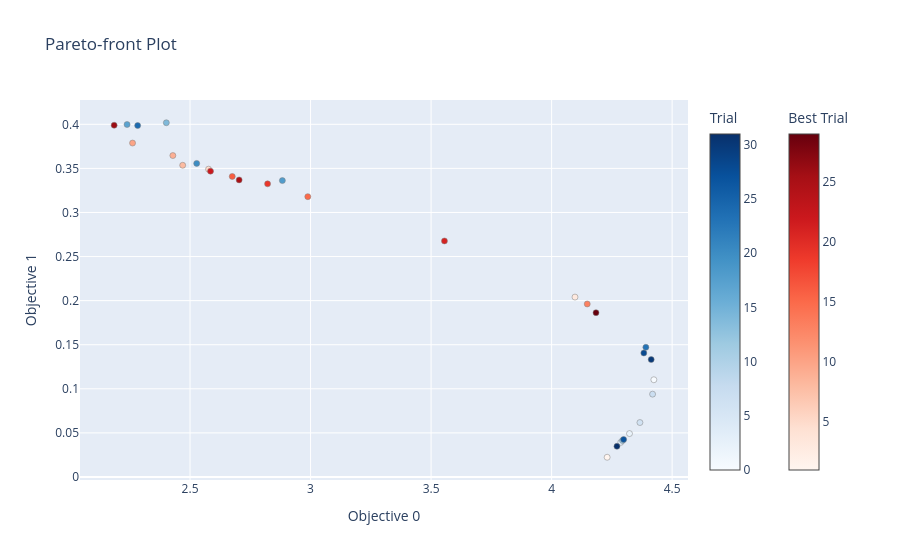

Source (notebook cell):
### Code cell
STUDY_NAME = "nba-defensive-optimization-v6-final"
STORAGE_NAME = f"sqlite:///{STUDY_NAME}.db"

print("Starting optimization study...")

study = optuna.create_study(
    study_name=STUDY_NAME,
    storage=STORAGE_NAME,
    directions=["minimize", "minimize"],
    load_if_exists=True # Set to False for the first run!
)

# Run 100 trials (adjust this number based on how much time you have)
study.optimize(lambda trial: objective(trial, df), n_trials=20)

print("\nOptimization Finished!")
print(f"Total trials recorded: {len(study.trials)}")

# Print the best trade-offs (Pareto Front)
print("\nPareto Front (Best Trials):")
for trial in study.best_trials:
    print(f"  Trial {trial.number}:")
    print(f"  Losses (Pressure, Smoothness): {trial.values}")
    
# Try to visualize the Pareto front
try:
    import optuna.visualization as vis
    fig = vis.plot_pareto_front(study)
    fig.show()
    
except ImportError:
    print("Skipping visualization. (Install plotly/kaleido to view the Pareto front graph).")

### Figure 1 — Plotly figure (JSON) as saved in the notebook; plotly's stock layout.template omitted (floating-point values rounded to 4 significant figures)
{"data": [{"hovertemplate": "%{text}<extra>Trial</extra>", "marker": {"color": [0, 2, 4, 6, 7, 12, 14, 17, 18, 20, 23, 24, 27, 28, 30, 31], "colorbar": {"title": {"text": "Trial"}}, "colorscale": [[0, "rgb(247,251,255)"], [0.125, "rgb(222,235,247)"], [0.25, "rgb(198,219,239)"], [0.375, "rgb(158,202,225)"], [0.5, "rgb(107,174,214)"], [0.625, "rgb(66,146,198)"], [0.75, "rgb(33,113,181)"], [0.875, "rgb(8,81,156)"], [1, "rgb(8,48,107)"]], "line": {"color": "Grey", "width": 0.5}}, "mode": "markers", "showlegend": false, "text": ["{<br>  \"number\": 0,<br>  \"values\": [<br>    4.424152374267578,<br>    0.11026415973901749<br>  ],<br>  \"params\": {<br>    \"max_acceleration\": 56.28571738690875,<br>    \"velocity_cap\": 19.25959447259889,<br>    \"learning_rate\": 0.03235856519590998,<br>    \"jko_num_steps\": 26,<br>    \"cushion_dist\": 3.2307315338238003,<br>    \"attraction_weight\": 8.392890065212251,<br>    \"field_weight\": -28.609747141566878,<br>    \"basket_gravity_weight\": 16.43165533815148,<br>    \"global_ball_weight\": 0.08497475140689402,<br>    \"sigma_long\": 9.580676110999388,<br>    \"sigma_wide\": 4.533550689136362,<br>    \"lane_blocking_weight\": 33.26813319387356,<br>    \"occupancy_weight\": 22.931117559590284,<br>    \"cohesion_weight\": 0.8127910713451175,<br>    \"formation_radius\": 12.078569347545066<br>  }<br>}", "{<br>  \"number\": 2,<br>  \"values\": [<br>    4.323099613189697,<br>    0.04922013357281685<br>  ],<br>  \"params\": {<br>    \"max_acceleration\": 61.94988819032194,<br>    \"velocity_cap\": 16.416194571941965,<br>    \"learning_rate\": 0.02404502210356302,<br>    \"jko_num_steps\": 44,<br>    \"cushion_dist\": 2.7204613218453533,<br>    \"attraction_weight\": 14.061498751131268,<br>    \"field_weight\": -31.762508541093432,<br>    \"basket_gravity_weight\": 18.97398674589572,<br>    \"global_ball_weight\": 0.031120355606230915,<br>    \"sigma_long\": 4.727980218053345,<br>    \"sigma_wide\": 2.528711183457021,<br>    \"lane_blocking_weight\": 31.27165067110674,<br>    \"occupancy_weight\": 26.64100669680386,<br>    \"cohesion_weight\": 1.4682028394763724,<br>    \"formation_radius\": 18.410745684662366<br>  }<br>}", "{<br>  \"number\": 4,<br>  \"values\": [<br>    4.286705017089844,<br>    0.03920469433069229<br>  ],<br>  \"params\": {<br>    \"max_acceleration\": 56.45207346316763,<br>    \"velocity_cap\": 19.134747446732888,<br>    \"learning_rate\": 0.01923255048757526,<br>    \"jko_num_steps\": 40,<br>    \"cushion_dist\": 1.8558928157456493,<br>    \"attraction_weight\": 17.943247744576663,<br>    \"field_weight\": -20.747837383095533,<br>    \"basket_gravity_weight\": 13.566489342459073,<br>    \"global_ball_weight\": 0.031506773726547414,<br>    \"sigma_long\": 7.441160995827457,<br>    \"sigma_wide\": 4.885916191128081,<br>    \"lane_blocking_weight\": 31.14265243229401,<br>    \"occupancy_weight\": 42.6904834161459,<br>    \"cohesion_weight\": 1.0398869512893927,<br>    \"formation_radius\": 14.18295860868215<br>  }<br>}", "{<br>  \"number\": 6,<br>  \"values\": [<br>    4.366385459899902,<br>    0.0617385171353817<br>  ],<br>  \"params\": {<br>    \"max_acceleration\": 72.05346282743592,<br>    \"velocity_cap\": 18.79356426880549,<br>    \"learning_rate\": 0.029819546482035046,<br>    \"jko_num_steps\": 33,<br>    \"cushion_dist\": 2.523553787213234,<br>    \"attraction_weight\": 14.490310371831333,<br>    \"field_weight\": -47.02203888488931,<br>    \"basket_gravity_weight\": 5.255753480211346,<br>    \"global_ball_weight\": 0.12641615434848738,<br>    \"sigma_long\": 7.910768927108724,<br>    \"sigma_wide\": 2.4530473197951217,<br>    \"lane_blocking_weight\": 40.158671501495945,<br>    \"occupancy_weight\": 28.996545977521283,<br>    \"cohesion_weight\": 0.6003699822615198,<br>    \"formation_radius\": 13.760105357921528<br>  }<br>}", "{<br>  \"number\": 7,<br>  \"values\": [<br>    4.418917655944824,<br>    0.09393419325351715<br>  ],<br>  \"params\": {<br>    \"max_acceleration\": 61.65150250360953,<br>    \"velocity_cap\": 21.747169067689452,<br>    \"learning_rate\": 0.03323855818677135,<br>    \"jko_num_steps\": 23,<br>    \"cushion_dist\": 2.133329378953051,<br>    \"attraction_weight\": 12.192956384384177,<br>    \"field_weight\": -26.963204846811113,<br>    \"basket_gravity_weight\": 14.388287916828363,<br>    \"global_ball_weight\": 0.035262970430379494,<br>    \"sigma_long\": 7.451258278679131,<br>    \"sigma_wide\": 3.432417281383751,<br>    \"lane_blocking_weight\": 39.369691194882385,<br>    \"occupancy_weight\": 41.8798198283742,<br>    \"cohesion_weight\": 1.3926371246755676,<br>    \"formation_radius\": 12.302730057780156<br>  }<br>}", "{<br>  \"number\": 12,<br>  \"values\": [<br>    4.29416036605835,<br>    0.04127800092101097<br>  ],<br>  \"params\": {<br>    \"max_acceleration\": 72.36775126622419,<br>    \"velocity_cap\": 15.8680696246732,<br>    \"learning_rate\": 0.02025842843340893,<br>    \"jko_num_steps\": 36,<br>    \"cushion_dist\": 1.552377510901168,<br>    \"attraction_weight\": 17.036813035910654,<br>    \"field_weight\": -49.197699051929824,<br>    \"basket_gravity_weight\": 9.148699539530913,<br>    \"global_ball_weight\": 0.032547652405101504,<br>    \"sigma_long\": 9.727795963626564,<br>    \"sigma_wide\": 3.054752841177297,<br>    \"lane_blocking_weight\": 32.43758980788306,<br>    \"occupancy_weight\": 41.77696558953873,<br>    \"cohesion_weight\": 1.2057906059199797,<br>    \"formation_radius\": 15.87179653899587<br>  }<br>}", "{<br>  \"number\": 14,<br>  \"values\": [<br>    2.4017138481140137,<br>    0.4017847776412964<br>  ],<br>  \"params\": {<br>    \"max_acceleration\": 30.03481332603541,<br>    \"velocity_cap\": 18.864275561026133,<br>    \"learning_rate\": 0.0680211322842924,<br>    \"jko_num_steps\": 45,<br>    \"cushion_dist\": 2.406308062958275,<br>    \"attraction_weight\": 11.610618192087724,<br>    \"field_weight\": -38.48279087290431,<br>    \"basket_gravity_weight\": 6.325486449838701,<br>    \"global_ball_weight\": 0.10807687065447182,<br>    \"sigma_long\": 8.7313274497869,<br>    \"sigma_wide\": 5.494386135070284,<br>    \"lane_blocking_weight\": 38.043467079782424,<br>    \"occupancy_weight\": 34.08624027020595,<br>    \"cohesion_weight\": 0.39349541719860204,<br>    \"formation_radius\": 16.67818098278914<br>  }<br>}", "{<br>  \"number\": 17,<br>  \"values\": [<br>    2.2388172149658203,<br>    0.3998165726661682<br>  ],<br>  \"params\": {<br>    \"max_acceleration\": 37.14575720096322,<br>    \"velocity_cap\": 21.50994048285212,<br>    \"learning_rate\": 0.05425198573678546,<br>    \"jko_num_steps\": 36,<br>    \"cushion_dist\": 2.070130068888882,<br>    \"attraction_weight\": 10.243616588829195,<br>    \"field_weight\": -37.9044145610764,<br>    \"basket_gravity_weight\": 19.895746328612717,<br>    \"global_ball_weight\": 0.03968210353897283,<br>    \"sigma_long\": 7.774487786196351,<br>    \"sigma_wide\": 5.575388699797422,<br>    \"lane_blocking_weight\": 44.87318635811879,<br>    \"occupancy_weight\": 35.41558500804532,<br>    \"cohesion_weight\": 1.1651205054237868,<br>    \"formation_radius\": 14.23023740288475<br>  }<br>}", "{<br>  \"number\": 18,<br>  \"values\": [<br>    2.8830456733703613,<br>    0.33619561791419983<br>  ],<br>  \"params\": {<br>    \"max_acceleration\": 36.25716063715344,<br>    \"velocity_cap\": 16.59612006164308,<br>    \"learning_rate\": 0.03801167182137683,<br>    \"jko_num_steps\": 33,<br>    \"cushion_dist\": 3.0424642126057613,<br>    \"attraction_weight\": 9.695354084286983,<br>    \"field_weight\": -20.830754313299003,<br>    \"basket_gravity_weight\": 7.795180401253288,<br>    \"global_ball_weight\": 0.14125662759244678,<br>    \"sigma_long\": 5.330367081553769,<br>    \"sigma_wide\": 3.0919131691876167,<br>    \"lane_blocking_weight\": 26.732331368366488,<br>    \"occupancy_weight\": 20.18129915054645,<br>    \"cohesion_weight\": 0.37623454060696204,<br>    \"formation_radius\": 14.713165427682533<br>  }<br>}", "{<br>  \"number\": 20,<br>  \"values\": [<br>    2.5276708602905273,<br>    0.3556804656982422<br>  ],<br>  \"params\": {<br>    \"max_acceleration\": 50.20742855514175,<br>    \"velocity_cap\": 15.221019312655939,<br>    \"learning_rate\": 0.07508572150879232,<br>    \"jko_num_steps\": 33,<br>    \"cushion_dist\": 2.563145996715254,<br>    \"attraction_weight\": 9.578440893017046,<br>    \"field_weight\": -26.399944251622593,<br>    \"basket_gravity_weight\": 18.75267089991801,<br>    \"global_ball_weight\": 0.11446290337748842,<br>    \"sigma_long\": 8.27700344728808,<br>    \"sigma_wide\": 5.595381908463361,<br>    \"lane_blocking_weight\": 24.751853548927823,<br>    \"occupancy_weight\": 33.253995562174374,<br>    \"cohesion_weight\": 0.526111497162396,<br>    \"formation_radius\": 13.093934842052974<br>  }<br>}", "{<br>  \"number\": 23,<br>  \"values\": [<br>    4.3910322189331055,<br>    0.14708858728408813<br>  ],<br>  \"params\": {<br>    \"max_acceleration\": 72.01360975883546,<br>    \"velocity_cap\": 15.657460086380457,<br>    \"learning_rate\": 0.04314842333983188,<br>    \"jko_num_steps\": 34,<br>    \"cushion_dist\": 2.4008495141505657,<br>    \"attraction_weight\": 8.67438809022107,<br>    \"field_weight\": -28.609440765309255,<br>    \"basket_gravity_weight\": 19.308830579297183,<br>    \"global_ball_weight\": 0.06114565506949756,<br>    \"sigma_long\": 4.597345697682597,<br>    \"sigma_wide\": 4.054082228267635,<br>    \"lane_blocking_weight\": 42.86967568583405,<br>    \"occupancy_weight\": 43.65483531150595,<br>    \"cohesion_weight\": 1.384672883646935,<br>    \"formation_radius\": 13.317409159701198<br>  }<br>}", "{<br>  \"number\": 24,<br>  \"values\": [<br>    2.282736301422119,<br>    0.3985966145992279<br>  ],<br>  \"params\": {<br>    \"max_acceleration\": 36.39836936246835,<br>    \"velocity_cap\": 21.523507023508714,<br>    \"learning_rate\": 0.05138964381789733,<br>    \"jko_num_steps\": 36,<br>    \"cushion_dist\": 1.8960847982165958,<br>    \"attraction_weight\": 10.991181831526543,<br>    \"field_weight\": -48.08996442477716,<br>    \"basket_gravity_weight\": 15.52471574679564,<br>    \"global_ball_weight\": 0.1248722548269174,<br>    \"sigma_long\": 8.812363439374348,<br>    \"sigma_wide\": 2.7447712501499506,<br>    \"lane_blocking_weight\": 30.044547091918105,<br>    \"occupancy_weight\": 24.52842755984882,<br>    \"cohesion_weight\": 1.199695415701376,<br>    \"formation_radius\": 12.253703451341826<br>  }<br>}", "{<br>  \"number\": 27,<br>  \"values\": [<br>    4.298733711242676,<br>    0.04251301661133766<br>  ],<br>  \"params\": {<br>    \"max_acceleration\": 58.990501471524595,<br>    \"velocity_cap\": 15.596999694883582,<br>    \"learning_rate\": 0.020857684150734402,<br>    \"jko_num_steps\": 45,<br>    \"cushion_dist\": 3.4328817490896824,<br>    \"attraction_weight\": 12.170095544306225,<br>    \"field_weight\": -20.07414938508542,<br>    \"basket_gravity_weight\": 13.342884847980592,<br>    \"global_ball_weight\": 0.09816998539064745,<br>    \"sigma_long\": 9.183943061463907,<br>    \"sigma_wide\": 2.128369546576358,<br>    \"lane_blocking_weight\": 24.98107251384037,<br>    \"occupancy_weight\": 27.941527189249378,<br>    \"cohesion_weight\": 0.6470122712632942,<br>    \"formation_radius\": 13.91465686126195<br>  }<br>}", "{<br>  \"number\": 28,<br>  \"values\": [<br>    4.382566452026367,<br>    0.14061816036701202<br>  ],<br>  \"params\": {<br>    \"max_acceleration\": 52.77622229513747,<br>    \"velocity_cap\": 17.120698235406643,<br>    \"learning_rate\": 0.032972524603068674,<br>    \"jko_num_steps\": 44,<br>    \"cushion_dist\": 2.6999696250533747,<br>    \"attraction_weight\": 18.072248139281985,<br>    \"field_weight\": -48.71932632847305,<br>    \"basket_gravity_weight\": 12.907920427508474,<br>    \"global_ball_weight\": 0.023796924324625317,<br>    \"sigma_long\": 4.240688020297144,<br>    \"sigma_wide\": 4.7690354707189755,<br>    \"lane_blocking_weight\": 44.86603775197871,<br>    \"occupancy_weight\": 40.69430406354166,<br>    \"cohesion_weight\": 0.5235828623740202,<br>    \"formation_radius\": 15.472738016331377<br>  }<br>}", "{<br>  \"number\": 30,<br>  \"values\": [<br>    4.413106441497803,<br>    0.1331864595413208<br>  ],<br>  \"params\": {<br>    \"max_acceleration\": 68.9982659989286,<br>    \"velocity_cap\": 17.01518823943953,<br>    \"learning_rate\": 0.04025829355634194,<br>    \"jko_num_steps\": 23,<br>    \"cushion_dist\": 2.96308188877966,<br>    \"attraction_weight\": 16.43425427892873,<br>    \"field_weight\": -48.64248025806047,<br>    \"basket_gravity_weight\": 8.891463795450639,<br>    \"global_ball_weight\": 0.14065034391799772,<br>    \"sigma_long\": 7.020273256103529,<br>    \"sigma_wide\": 2.9958047541815365,<br>    \"lane_blocking_weight\": 21.20021261372454,<br>    \"occupancy_weight\": 28.1334611246746,<br>    \"cohesion_weight\": 0.36451590498034037,<br>    \"formation_radius\": 16.96659717122748<br>  }<br>}", "{<br>  \"number\": 31,<br>  \"values\": [<br>    4.271079063415527,<br>    0.034770503640174866<br>  ],<br>  \"params\": {<br>    \"max_acceleration\": 45.93069108564584,<br>    \"velocity_cap\": 21.781905687576838,<br>    \"learning_rate\": 0.017043631976233552,<br>    \"jko_num_steps\": 37,<br>    \"cushion_dist\": 2.0450044558229257,<br>    \"attraction_weight\": 16.774141037819085,<br>    \"field_weight\": -30.88852127527666,<br>    \"basket_gravity_weight\": 15.228801976668953,<br>    \"global_ball_weight\": 0.11053414385603529,<br>    \"sigma_long\": 7.1036098009977655,<br>    \"sigma_wide\": 2.7573860547131486,<br>    \"lane_blocking_weight\": 31.908618246205112,<br>    \"occupancy_weight\": 28.64879268962271,<br>    \"cohesion_weight\": 1.3824612333804542,<br>    \"formation_radius\": 15.415292656734916<br>  }<br>}"], "type": "scatter", "x": [4.424, 4.323, 4.287, 4.366, 4.419, 4.294, 2.402, 2.239, 2.883, 2.528, 4.391, 2.283, 4.299, 4.383, 4.413, 4.271], "y": [0.1103, 0.04922, 0.0392, 0.06174, 0.09393, 0.04128, 0.4018, 0.3998, 0.3362, 0.3557, 0.1471, 0.3986, 0.04251, 0.1406, 0.1332, 0.03477]}, {"hovertemplate": "%{text}<extra>Best Trial</extra>", "marker": {"color": [1, 3, 5, 8, 9, 10, 13, 15, 16, 19, 21, 22, 25, 26, 29], "colorbar": {"title": {"text": "Best Trial"}, "x": 1.1, "xpad": 40}, "colorscale": [[0, "rgb(255,245,240)"], [0.125, "rgb(254,224,210)"], [0.25, "rgb(252,187,161)"], [0.375, "rgb(252,146,114)"], [0.5, "rgb(251,106,74)"], [0.625, "rgb(239,59,44)"], [0.75, "rgb(203,24,29)"], [0.875, "rgb(165,15,21)"], [1, "rgb(103,0,13)"]], "line": {"color": "Grey", "width": 0.5}}, "mode": "markers", "showlegend": false, "text": ["{<br>  \"number\": 1,<br>  \"values\": [<br>    4.230434417724609,<br>    0.02236351929605007<br>  ],<br>  \"params\": {<br>    \"max_acceleration\": 66.46541977685041,<br>    \"velocity_cap\": 15.10252195887764,<br>    \"learning_rate\": 0.010970792221301809,<br>    \"jko_num_steps\": 39,<br>    \"cushion_dist\": 3.416073538915497,<br>    \"attraction_weight\": 16.701332166496822,<br>    \"field_weight\": -36.423782594099606,<br>    \"basket_gravity_weight\": 13.389287072511634,<br>    \"global_ball_weight\": 0.13967327704292093,<br>    \"sigma_long\": 9.806720045142761,<br>    \"sigma_wide\": 2.0346335045123918,<br>    \"lane_blocking_weight\": 42.84378387749307,<br>    \"occupancy_weight\": 36.91579185981819,<br>    \"cohesion_weight\": 0.3901062870704093,<br>    \"formation_radius\": 16.125204485317315<br>  }<br>}", "{<br>  \"number\": 3,<br>  \"values\": [<br>    4.096995830535889,<br>    0.2040349841117859<br>  ],<br>  \"params\": {<br>    \"max_acceleration\": 57.994720895352124,<br>    \"velocity_cap\": 16.34456142081476,<br>    \"learning_rate\": 0.040038234917123286,<br>    \"jko_num_steps\": 41,<br>    \"cushion_dist\": 1.570466053413748,<br>    \"attraction_weight\": 13.84458654449113,<br>    \"field_weight\": -26.588918271076125,<br>    \"basket_gravity_weight\": 17.66518697893334,<br>    \"global_ball_weight\": 0.057704047124624,<br>    \"sigma_long\": 5.046451601259127,<br>    \"sigma_wide\": 3.158076091633502,<br>    \"lane_blocking_weight\": 30.01308633117714,<br>    \"occupancy_weight\": 27.24369472181964,<br>    \"cohesion_weight\": 1.1428781605302836,<br>    \"formation_radius\": 13.05457248255759<br>  }<br>}", "{<br>  \"number\": 5,<br>  \"values\": [<br>    2.5768930912017822,<br>    0.34914711117744446<br>  ],<br>  \"params\": {<br>    \"max_acceleration\": 54.42001689066557,<br>    \"velocity_cap\": 19.09559679841516,<br>    \"learning_rate\": 0.05058619611353346,<br>    \"jko_num_steps\": 35,<br>    \"cushion_dist\": 2.6159996453277854,<br>    \"attraction_weight\": 19.030977005060773,<br>    \"field_weight\": -49.30589018137021,<br>    \"basket_gravity_weight\": 8.819112469549706,<br>    \"global_ball_weight\": 0.010779599074789743,<br>    \"sigma_long\": 5.387010309919121,<br>    \"sigma_wide\": 5.929840235593321,<br>    \"lane_blocking_weight\": 27.397539571156265,<br>    \"occupancy_weight\": 26.220738542629707,<br>    \"cohesion_weight\": 0.3533757605333185,<br>    \"formation_radius\": 15.53232605362814<br>  }<br>}", "{<br>  \"number\": 8,<br>  \"values\": [<br>    2.4695544242858887,<br>    0.3535440266132355<br>  ],<br>  \"params\": {<br>    \"max_acceleration\": 66.03180937221292,<br>    \"velocity_cap\": 19.835499534901643,<br>    \"learning_rate\": 0.05905733135053408,<br>    \"jko_num_steps\": 46,<br>    \"cushion_dist\": 1.7284300145765983,<br>    \"attraction_weight\": 10.016441471639343,<br>    \"field_weight\": -32.90418340979501,<br>    \"basket_gravity_weight\": 15.35839196641505,<br>    \"global_ball_weight\": 0.05460837326601885,<br>    \"sigma_long\": 8.96526769685783,<br>    \"sigma_wide\": 2.9196437596231046,<br>    \"lane_blocking_weight\": 21.415919253550005,<br>    \"occupancy_weight\": 22.95236193847746,<br>    \"cohesion_weight\": 0.34503998298188615,<br>    \"formation_radius\": 17.563066545900437<br>  }<br>}", "{<br>  \"number\": 9,<br>  \"values\": [<br>    2.428743600845337,<br>    0.36457180976867676<br>  ],<br>  \"params\": {<br>    \"max_acceleration\": 44.345138082443185,<br>    \"velocity_cap\": 16.999021412410066,<br>    \"learning_rate\": 0.060011818890654475,<br>    \"jko_num_steps\": 34,<br>    \"cushion_dist\": 3.10702749172151,<br>    \"attraction_weight\": 15.76027350691329,<br>    \"field_weight\": -28.292438865398086,<br>    \"basket_gravity_weight\": 13.519958827722842,<br>    \"global_ball_weight\": 0.14845478588501082,<br>    \"sigma_long\": 5.7152803041668605,<br>    \"sigma_wide\": 4.748283962785139,<br>    \"lane_blocking_weight\": 41.2673354261607,<br>    \"occupancy_weight\": 41.4237344847769,<br>    \"cohesion_weight\": 1.230662466786767,<br>    \"formation_radius\": 14.281873937098638<br>  }<br>}", "{<br>  \"number\": 10,<br>  \"values\": [<br>    2.26155424118042,<br>    0.3787471354007721<br>  ],<br>  \"params\": {<br>    \"max_acceleration\": 45.39353440098494,<br>    \"velocity_cap\": 21.039109422484035,<br>    \"learning_rate\": 0.051483493582521245,<br>    \"jko_num_steps\": 30,<br>    \"cushion_dist\": 2.0323888371666943,<br>    \"attraction_weight\": 14.31113413633758,<br>    \"field_weight\": -29.655047829136073,<br>    \"basket_gravity_weight\": 14.29740259380781,<br>    \"global_ball_weight\": 0.14116680239546991,<br>    \"sigma_long\": 4.6197511169965395,<br>    \"sigma_wide\": 4.9091550400348645,<br>    \"lane_blocking_weight\": 27.92143964914096,<br>    \"occupancy_weight\": 34.175318748783845,<br>    \"cohesion_weight\": 0.5486985563313498,<br>    \"formation_radius\": 18.358589768720147<br>  }<br>}", "{<br>  \"number\": 13,<br>  \"values\": [<br>    4.147790908813477,<br>    0.19622451066970825<br>  ],<br>  \"params\": {<br>    \"max_acceleration\": 43.183105800761496,<br>    \"velocity_cap\": 18.077292233749855,<br>    \"learning_rate\": 0.03055814163369148,<br>    \"jko_num_steps\": 28,<br>    \"cushion_dist\": 1.6836643470113095,<br>    \"attraction_weight\": 9.297355051154497,<br>    \"field_weight\": -36.889534234299276,<br>    \"basket_gravity_weight\": 9.478634236340694,<br>    \"global_ball_weight\": 0.04654083564574207,<br>    \"sigma_long\": 4.206078695143784,<br>    \"sigma_wide\": 2.2785506824635435,<br>    \"lane_blocking_weight\": 33.38473143386178,<br>    \"occupancy_weight\": 24.36881910270038,<br>    \"cohesion_weight\": 0.32196693937497683,<br>    \"formation_radius\": 13.32635641932222<br>  }<br>}", "{<br>  \"number\": 15,<br>  \"values\": [<br>    2.988530158996582,<br>    0.317974328994751<br>  ],<br>  \"params\": {<br>    \"max_acceleration\": 74.50789814083711,<br>    \"velocity_cap\": 17.203241656930388,<br>    \"learning_rate\": 0.059420904171526075,<br>    \"jko_num_steps\": 20,<br>    \"cushion_dist\": 2.296977019923035,<br>    \"attraction_weight\": 16.526921670420037,<br>    \"field_weight\": -34.781895449196945,<br>    \"basket_gravity_weight\": 12.17129355596696,<br>    \"global_ball_weight\": 0.13744438750476853,<br>    \"sigma_long\": 9.185291110562407,<br>    \"sigma_wide\": 5.756791256478634,<br>    \"lane_blocking_weight\": 21.730709067085893,<br>    \"occupancy_weight\": 24.85109493830817,<br>    \"cohesion_weight\": 0.15449137149084277,<br>    \"formation_radius\": 12.072143149843082<br>  }<br>}", "{<br>  \"number\": 16,<br>  \"values\": [<br>    2.675170421600342,<br>    0.34086912870407104<br>  ],<br>  \"params\": {<br>    \"max_acceleration\": 60.317205968672,<br>    \"velocity_cap\": 15.939550746725303,<br>    \"learning_rate\": 0.06188716520717285,<br>    \"jko_num_steps\": 26,<br>    \"cushion_dist\": 3.4658661289943584,<br>    \"attraction_weight\": 10.227144338149026,<br>    \"field_weight\": -20.629243269418847,<br>    \"basket_gravity_weight\": 10.743089301137717,<br>    \"global_ball_weight\": 0.08368570424806411,<br>    \"sigma_long\": 9.86368407729644,<br>    \"sigma_wide\": 5.812063276620579,<br>    \"lane_blocking_weight\": 44.69145367039296,<br>    \"occupancy_weight\": 36.60163812616108,<br>    \"cohesion_weight\": 0.267448544742092,<br>    \"formation_radius\": 12.830427522415668<br>  }<br>}", "{<br>  \"number\": 19,<br>  \"values\": [<br>    2.8217051029205322,<br>    0.3324817419052124<br>  ],<br>  \"params\": {<br>    \"max_acceleration\": 50.15484361884937,<br>    \"velocity_cap\": 15.644597220039017,<br>    \"learning_rate\": 0.050789654392629266,<br>    \"jko_num_steps\": 38,<br>    \"cushion_dist\": 2.026393997547756,<br>    \"attraction_weight\": 10.94308470499484,<br>    \"field_weight\": -26.291496740329254,<br>    \"basket_gravity_weight\": 13.342753287888353,<br>    \"global_ball_weight\": 0.1460200672964637,<br>    \"sigma_long\": 5.32723404104496,<br>    \"sigma_wide\": 3.173583357585329,<br>    \"lane_blocking_weight\": 31.98023150540116,<br>    \"occupancy_weight\": 25.627515717638744,<br>    \"cohesion_weight\": 0.8538421174748632,<br>    \"formation_radius\": 14.684053144175092<br>  }<br>}", "{<br>  \"number\": 21,<br>  \"values\": [<br>    3.555518627166748,<br>    0.26771971583366394<br>  ],<br>  \"params\": {<br>    \"max_acceleration\": 59.6047246404738,<br>    \"velocity_cap\": 21.999755367727484,<br>    \"learning_rate\": 0.04348949787355243,<br>    \"jko_num_steps\": 35,<br>    \"cushion_dist\": 1.9406882490808466,<br>    \"attraction_weight\": 12.425019321264852,<br>    \"field_weight\": -38.80760232477661,<br>    \"basket_gravity_weight\": 16.495103296180485,<br>    \"global_ball_weight\": 0.086716989920017,<br>    \"sigma_long\": 5.727106871212927,<br>    \"sigma_wide\": 2.6270684883018003,<br>    \"lane_blocking_weight\": 20.885231260166368,<br>    \"occupancy_weight\": 32.439918169582604,<br>    \"cohesion_weight\": 0.18407249968477707,<br>    \"formation_radius\": 16.368313062645672<br>  }<br>}", "{<br>  \"number\": 22,<br>  \"values\": [<br>    2.5849554538726807,<br>    0.34689146280288696<br>  ],<br>  \"params\": {<br>    \"max_acceleration\": 68.62614332812932,<br>    \"velocity_cap\": 15.477493883703728,<br>    \"learning_rate\": 0.07782464555771558,<br>    \"jko_num_steps\": 30,<br>    \"cushion_dist\": 2.7564146275028167,<br>    \"attraction_weight\": 11.411669297384298,<br>    \"field_weight\": -39.97832000836061,<br>    \"basket_gravity_weight\": 8.316822634041618,<br>    \"global_ball_weight\": 0.13223716316531844,<br>    \"sigma_long\": 6.104253958503419,<br>    \"sigma_wide\": 5.735898910846415,<br>    \"lane_blocking_weight\": 44.54693115983326,<br>    \"occupancy_weight\": 31.32945393729565,<br>    \"cohesion_weight\": 0.7541641052761738,<br>    \"formation_radius\": 19.149475693054182<br>  }<br>}", "{<br>  \"number\": 25,<br>  \"values\": [<br>    2.7037222385406494,<br>    0.3369652032852173<br>  ],<br>  \"params\": {<br>    \"max_acceleration\": 71.71009599950199,<br>    \"velocity_cap\": 17.44789456728819,<br>    \"learning_rate\": 0.06231593990693603,<br>    \"jko_num_steps\": 22,<br>    \"cushion_dist\": 2.688262772616538,<br>    \"attraction_weight\": 14.212401587943834,<br>    \"field_weight\": -39.003470627237924,<br>    \"basket_gravity_weight\": 5.1153551096090055,<br>    \"global_ball_weight\": 0.022870127152604138,<br>    \"sigma_long\": 7.883126952458776,<br>    \"sigma_wide\": 2.405835470233634,<br>    \"lane_blocking_weight\": 25.825797110454246,<br>    \"occupancy_weight\": 25.950180552294036,<br>    \"cohesion_weight\": 0.6087944107164982,<br>    \"formation_radius\": 12.559682365131266<br>  }<br>}", "{<br>  \"number\": 26,<br>  \"values\": [<br>    2.185225486755371,<br>    0.3989819884300232<br>  ],<br>  \"params\": {<br>    \"max_acceleration\": 36.98029246852413,<br>    \"velocity_cap\": 19.675268732585426,<br>    \"learning_rate\": 0.07242286158731867,<br>    \"jko_num_steps\": 48,<br>    \"cushion_dist\": 2.519956644370951,<br>    \"attraction_weight\": 18.8257211367344,<br>    \"field_weight\": -25.202584110760824,<br>    \"basket_gravity_weight\": 9.382163061265077,<br>    \"global_ball_weight\": 0.1282781251841951,<br>    \"sigma_long\": 9.378660005782445,<br>    \"sigma_wide\": 4.634204340796566,<br>    \"lane_blocking_weight\": 24.980332505250793,<br>    \"occupancy_weight\": 35.87888870822768,<br>    \"cohesion_weight\": 1.103589739265927,<br>    \"formation_radius\": 19.72850542300862<br>  }<br>}", "{<br>  \"number\": 29,<br>  \"values\": [<br>    4.184177398681641,<br>    0.1863296777009964<br>  ],<br>  \"params\": {<br>    \"max_acceleration\": 56.91496507313894,<br>    \"velocity_cap\": 17.69804077604926,<br>    \"learning_rate\": 0.03810172771055085,<br>    \"jko_num_steps\": 32,<br>    \"cushion_dist\": 3.2701569479745016,<br>    \"attraction_weight\": 11.112095014892402,<br>    \"field_weight\": -26.166192563330355,<br>    \"basket_gravity_weight\": 15.86978343057524,<br>    \"global_ball_weight\": 0.03214666480666536,<br>    \"sigma_long\": 4.449272259990862,<br>    \"sigma_wide\": 2.726545127566606,<br>    \"lane_blocking_weight\": 41.90406540855578,<br>    \"occupancy_weight\": 37.29503611841415,<br>    \"cohesion_weight\": 1.2619000415698653,<br>    \"formation_radius\": 15.800526414854673<br>  }<br>}"], "type": "scatter", "x": [4.23, 4.097, 2.577, 2.47, 2.429, 2.262, 4.148, 2.989, 2.675, 2.822, 3.556, 2.585, 2.704, 2.185, 4.184], "y": [0.02236, 0.204, 0.3491, 0.3535, 0.3646, 0.3787, 0.1962, 0.318, 0.3409, 0.3325, 0.2677, 0.3469, 0.337, 0.399, 0.1863]}], "layout": {"title": {"text": "Pareto-front Plot"}, "xaxis": {"title": {"text": "Objective 0"}}, "yaxis": {"title": {"text": "Objective 1"}}}}
